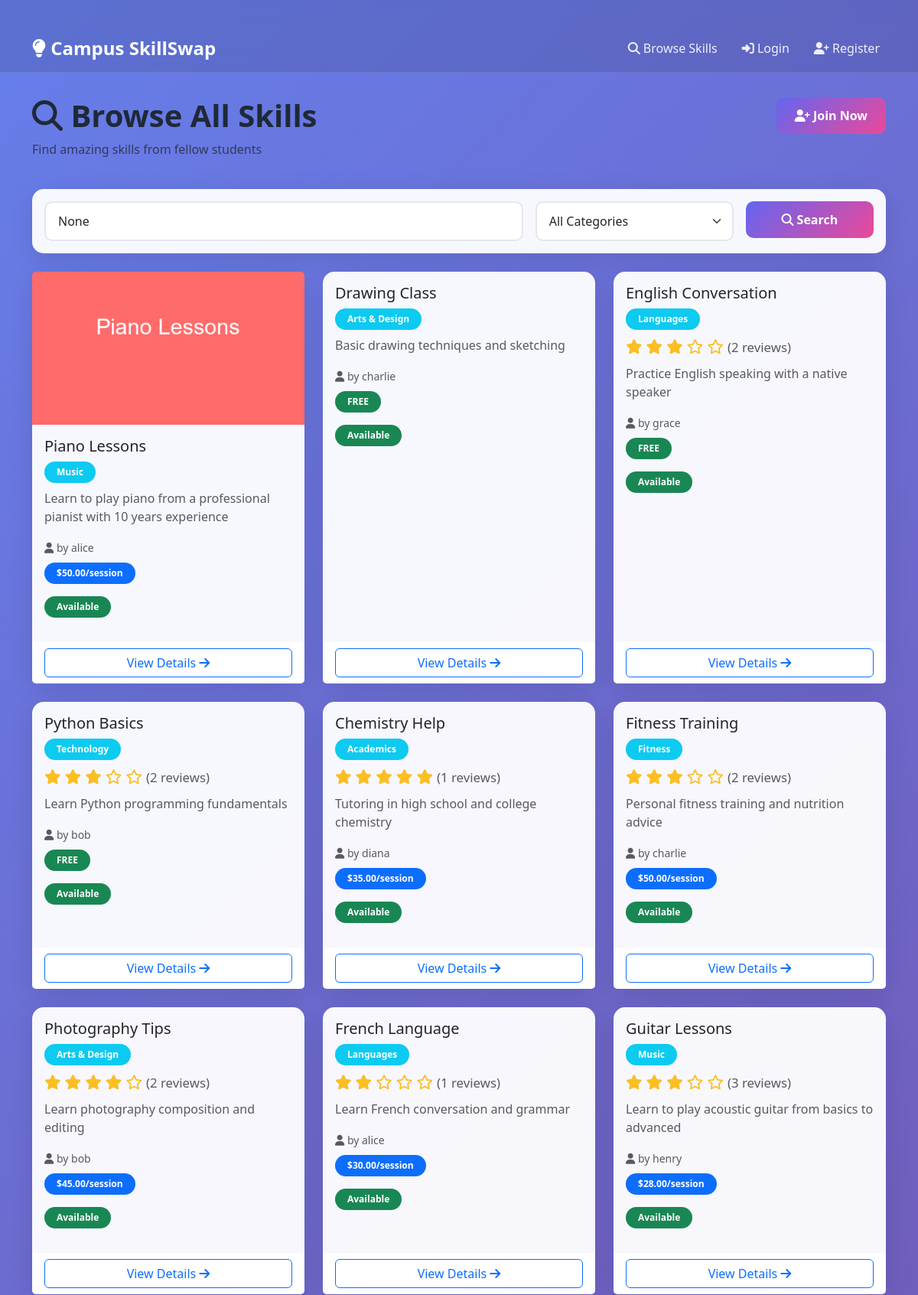
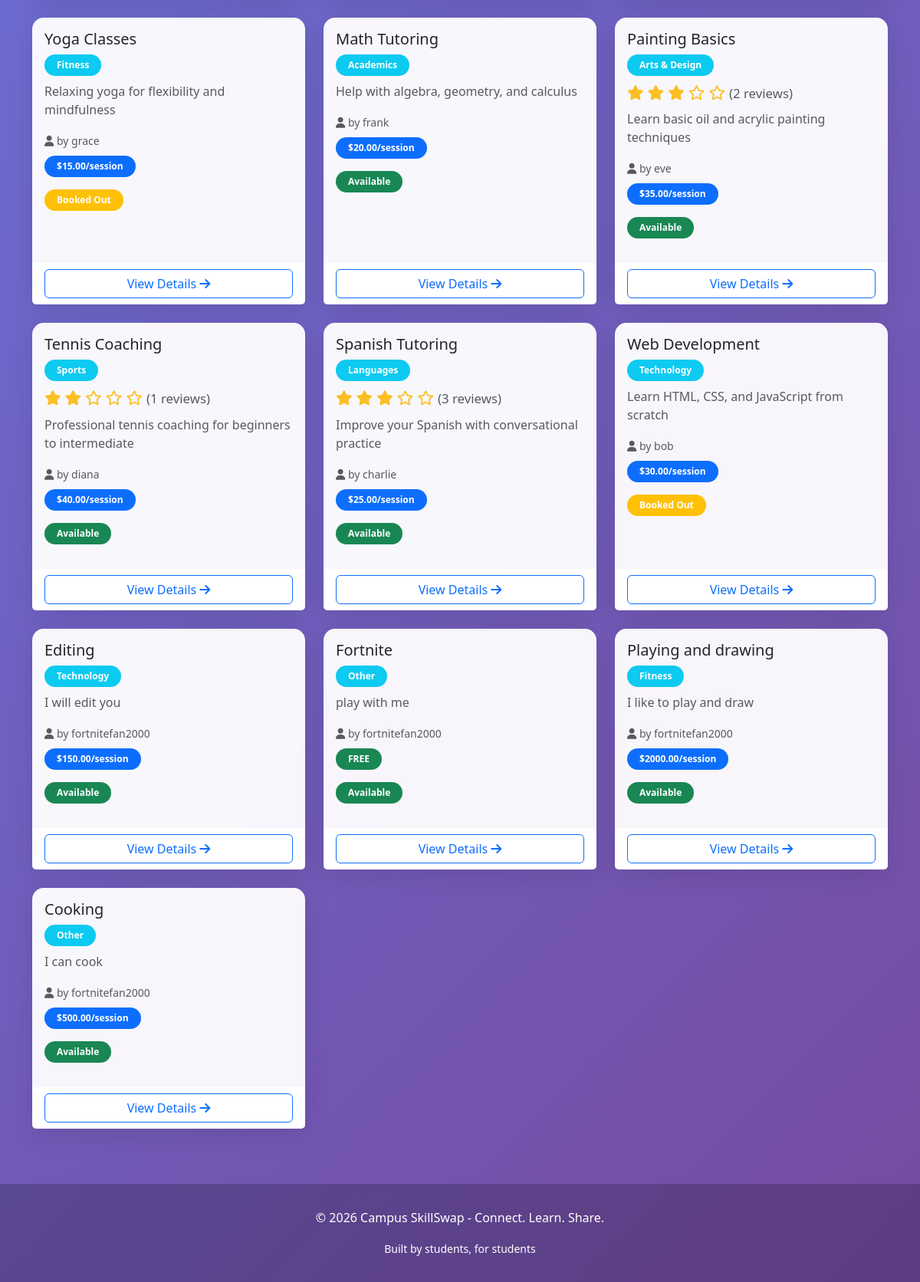
The page / on the database its author committed (2 pictures, top to bottom).
### skills/models.py (models this page shows, shortened)
class Skill(models.Model):
    CATEGORY_CHOICES = [
        ('academics', 'Academics'),
        ('music', 'Music'),
        ('sports', 'Sports'),
        ('arts', 'Arts & Design'),
        ('tech', 'Technology'),
        ('languages', 'Languages'),
        ('fitness', 'Fitness'),
        ('other', 'Other'),
    ]
    AVAILABILITY_CHOICES = [
        ('available', 'Available'),
        ('unavailable', 'Not Available'),
        ('booked', 'Booked Out'),
    ]
    CONTACT_CHOICES = [
        ('email', 'Email'),
        ('phone', 'Phone'),
        ('inperson', 'In-Person'),
        ('online', 'Online'),
    ]
    owner = models.ForeignKey(User, on_delete=models.CASCADE, related_name='skills')
    title = models.CharField(max_length=100, help_text="What skill are you offering?")
    description = models.TextField(help_text="Describe what you can teach/offer")
    category = models.CharField(
        max_length=50,
        choices=CATEGORY_CHOICES,
        help_text="Category of your skill"
    )
    price = models.DecimalField(
        max_digits=6,
        decimal_places=2,
        blank=True,
        null=True,
        validators=[MinValueValidator(0)],
        help_text="Price per session (leave empty for free)"
    )
    is_free = models.BooleanField(default=False, help_text="Check if this skill is free")
    availability_status = models.CharField(
        max_length=20,
        choices=AVAILABILITY_CHOICES,
        default='available'
    )
    contact_preference = models.CharField(
        max_length=20,
        choices=CONTACT_CHOICES,
        default='email',
        help_text="How should people contact you?"
    )
    created_at = models.DateTimeField(auto_now_add=True)
    updated_at = models.DateTimeField(auto_now=True)
    image = models.ImageField(upload_to='skill_images/', blank=True, null=True)
    class Meta:
        ordering = ['-created_at']  # Show newest skills first
    def average_rating(self):
        reviews = self.reviews.all()
        if reviews.exists():
            return sum(r.rating for r in reviews) / reviews.count()
        return None

### skills/views.py (the view)
# urls.py: path('', views.skill_list, name='skill_list'),
def skill_list(request):
    skills = Skill.objects.all()
    search_query = request.GET.get('search')
    if search_query:
        skills = skills.filter(
            Q(title__icontains=search_query) |
            Q(description__icontains=search_query)
        )
    category = request.GET.get('category')
    if category:
        skills = skills.filter(category=category)
    categories = Skill.CATEGORY_CHOICES
    context = {
        'skills': skills,
        'search_query': search_query,
        'selected_category': category,
        'categories': categories,
    }
    return render(request, 'skills/list.html', context)

### skills/templates/skills/list.html (shortened to what this page needs)
{% extends 'base.html' %}
{% load static %}
{% block content %}
<div class="row mb-4">
    <div class="col-lg-8">
        <h1><i class="fas fa-search"></i> Browse All Skills</h1>
        <p class="text-muted">Find amazing skills from fellow students</p>
    </div>
    <div class="col-lg-4 text-end">
        {% if user.is_authenticated %}
            <a href="{% url 'skill_create' %}" class="btn btn-primary">
                <i class="fas fa-plus-circle"></i> Post a Skill
            </a>
        {% else %}
            <a href="{% url 'register' %}" class="btn btn-primary">
                <i class="fas fa-user-plus"></i> Join Now
            </a>
        {% endif %}
    </div>
</div>
<div class="card mb-4">
    <div class="card-body">
        <form method="GET" class="row g-3">
            <div class="col-md-7">
                <input
                    type="text"
                    name="search"
                    class="form-control"
                    placeholder="Search skills by title or description..."
                    value="{{ search_query }}"
                >
            </div>
            <div class="col-md-3">
                <select name="category" class="form-select">
                    <option value="">All Categories</option>
                </select>
            </div>
            <div class="col-md-2">
                <button type="submit" class="btn btn-primary w-100">
                    <i class="fas fa-search"></i> Search
                </button>
            </div>
        </form>
    </div>
</div>
{% if skills %}
    <div class="row">
        {% for skill in skills %}
            <div class="col-lg-4 col-md-6 mb-4">
                <div class="card h-100">
                    {% if skill.image %}
                        <img src="{{ skill.image.url }}" class="card-img-top" alt="{{ skill.title }}" style="height: 200px; object-fit: cover;">
                    {% endif %}
                    <div class="card-body">
                        <h5 class="card-title">{{ skill.title }}</h5>
                        <span class="badge bg-info mb-2">{{ skill.get_category_display }}</span>
                        {% if skill.average_rating %}
                            <div class="stars mb-2">
                                {% for i in "12345" %}
                                    {% if forloop.counter <= skill.average_rating %}
                                        <i class="fas fa-star"></i>
                                    {% else %}
                                        <i class="far fa-star"></i>
                                    {% endif %}
                                {% endfor %}
                                <small class="text-muted">({{ skill.reviews.count }} reviews)</small>
                            </div>
                        {% endif %}
                        <p class="card-text text-muted">
                            {{ skill.description|truncatewords:20 }}
                        </p>
                        <p class="mb-2">
                            <small class="text-muted">
                                <i class="fas fa-user"></i> by {{ skill.owner.username }}
                            </small>
                        </p>
                        <p class="mb-3">
                            {% if skill.is_free %}
                                <span class="badge bg-success">FREE</span>
                            {% elif skill.price %}
                                <span class="badge bg-primary">${{ skill.price }}/session</span>
                            {% endif %}
                        </p>
                        <p class="mb-3">
                            {% if skill.availability_status == 'available' %}
                                <span class="badge bg-success">Available</span>
                            {% elif skill.availability_status == 'booked' %}
                                <span class="badge bg-warning">Booked Out</span>
                            {% else %}
                                <span class="badge bg-secondary">Unavailable</span>
                            {% endif %}
                        </p>
                    </div>
                    <div class="card-footer bg-white border-top-0">
                        <a href="{% url 'skill_detail' skill.pk %}" class="btn btn-outline-primary w-100">
                            View Details <i class="fas fa-arrow-right"></i>
                        </a>
                    </div>
                </div>
            </div>
        {% endfor %}
    </div>
{% endif %}
{% endblock %}

### skills/templates/base.html (style rules this page uses)
:root { --primary-color: #6366f1; --secondary-color: #ec4899; --success-color: #10b981; --danger-color: #ef4444; }
body { background: linear-gradient(135deg, #667eea 0%, #764ba2 100%); min-height: 100vh; font-family: 'Segoe UI', Tahoma, Geneva, Verdana, sans-serif; }
.card { border: none; border-radius: 15px; box-shadow: 0 8px 32px rgba(0, 0, 0, 0.1); background: rgba(255, 255, 255, 0.95); backdrop-filter: blur(10px); transition: transform 0.3s, box-shadow 0.3s; }
.btn-primary { background: linear-gradient(135deg, var(--primary-color), var(--secondary-color)); border: none; border-radius: 10px; padding: 0.75rem 1.5rem; font-weight: 600; transition: transform 0.2s; }
.badge { padding: 0.5rem 1rem; border-radius: 20px; font-weight: 600; }
.stars { color: #fbbf24; font-size: 1.2rem; }
h1, h2, h3 { color: #1f2937; font-weight: 700; }
.form-control, .form-select { border-radius: 10px; border: 2px solid #e5e7eb; padding: 0.75rem 1rem; }

### rows shown on the page
Skill: image (picture), title "Piano Lessons", category "Music", description "Learn to play piano from a professional pianist with 10 years experience", owner.username "alice", price "50.00", availability_status "Available"
Skill: title "Drawing Class", category "Arts & Design", description "Basic drawing techniques and sketching", owner.username "charlie", is_free "FREE", availability_status "Available"
Skill: title "English Conversation", category "Languages", reviews.count "2", description "Practice English speaking with a native speaker", owner.username "grace", is_free "FREE", availability_status "Available"
Skill: title "Python Basics", category "Technology", reviews.count "2", description "Learn Python programming fundamentals", owner.username "bob", is_free "FREE", availability_status "Available"
Skill: title "Chemistry Help", category "Academics", reviews.count "1", description "Tutoring in high school and college chemistry", owner.username "diana", price "35.00", availability_status "Available"
Skill: title "Fitness Training", category "Fitness", reviews.count "2", description "Personal fitness training and nutrition advice", owner.username "charlie", price "50.00", availability_status "Available"
Skill: title "Photography Tips", category "Arts & Design", reviews.count "2", description "Learn photography composition and editing", owner.username "bob", price "45.00", availability_status "Available"
Skill: title "French Language", category "Languages", reviews.count "1", description "Learn French conversation and grammar", owner.username "alice", price "30.00", availability_status "Available"
Skill: title "Guitar Lessons", category "Music", reviews.count "3", description "Learn to play acoustic guitar from basics to advanced", owner.username "henry", price "28.00", availability_status "Available"
Skill: title "Yoga Classes", category "Fitness", description "Relaxing yoga for flexibility and mindfulness", owner.username "grace", price "15.00", availability_status "Booked Out"
Skill: title "Math Tutoring", category "Academics", description "Help with algebra, geometry, and calculus", owner.username "frank", price "20.00", availability_status "Available"
Skill: title "Painting Basics", category "Arts & Design", reviews.count "2", description "Learn basic oil and acrylic painting techniques", owner.username "eve", price "35.00", availability_status "Available"
Skill: title "Tennis Coaching", category "Sports", reviews.count "1", description "Professional tennis coaching for beginners to intermediate", owner.username "diana", price "40.00", availability_status "Available"
Skill: title "Spanish Tutoring", category "Languages", reviews.count "3", description "Improve your Spanish with conversational practice", owner.username "charlie", price "25.00", availability_status "Available"
Skill: title "Web Development", category "Technology", description "Learn HTML, CSS, and JavaScript from scratch", owner.username "bob", price "30.00", availability_status "Booked Out"
Skill: title "Editing", category "Technology", description "I will edit you", owner.username "fortnitefan2000", price "150.00", availability_status "Available"
Skill: title "Fortnite", category "Other", description "play with me", owner.username "fortnitefan2000", is_free "FREE", availability_status "Available"
Skill: title "Playing and drawing", category "Fitness", description "I like to play and draw", owner.username "fortnitefan2000", price "2000.00", availability_status "Available"
Skill: title "Cooking", category "Other", description "I can cook", owner.username "fortnitefan2000", price "500.00", availability_status "Available"
